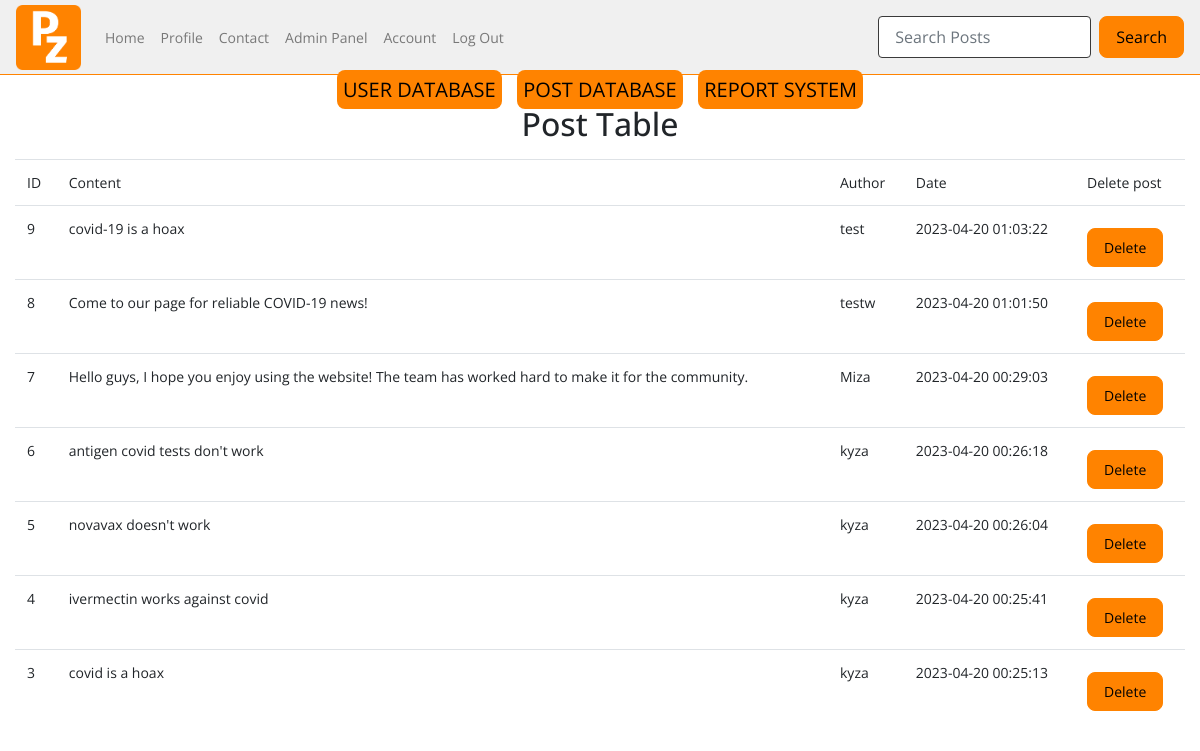
The page /admin/posts (signed in) on the database as committed earlier.
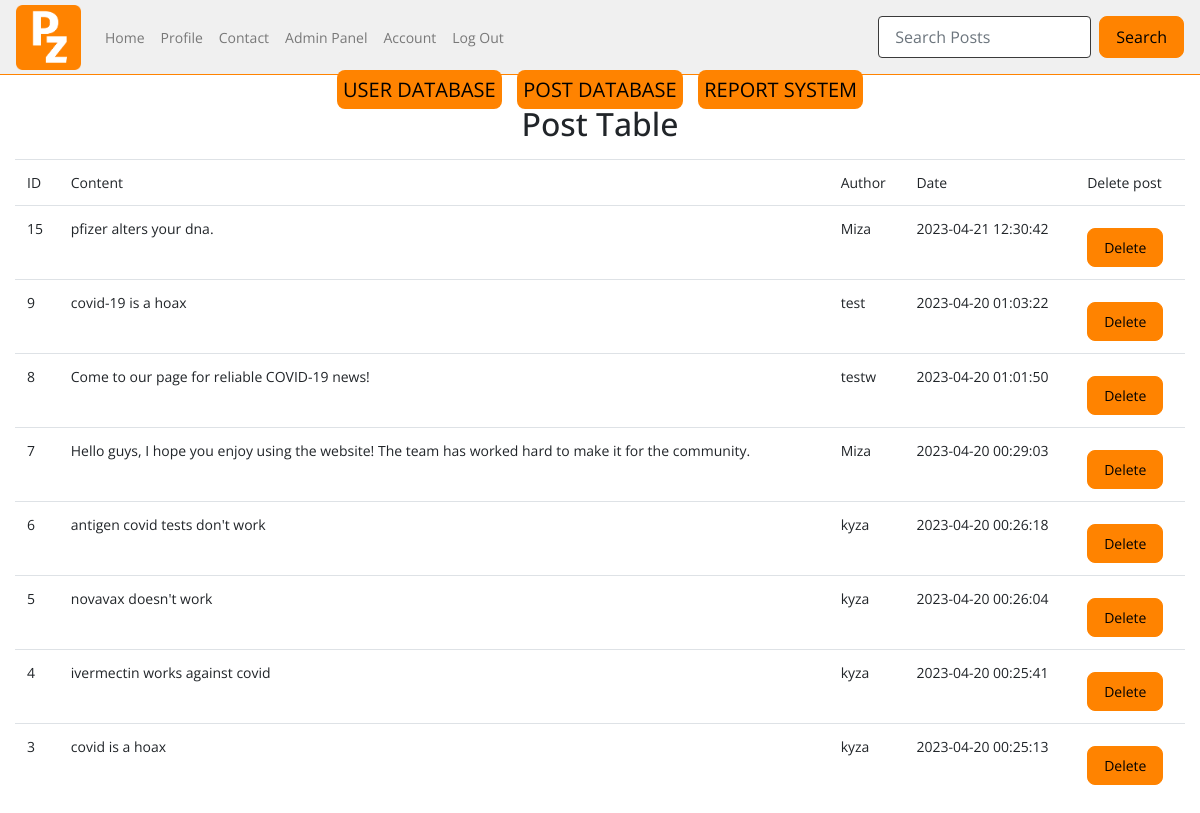
The same page on the database as committed later.
### tables this page shows
CREATE TABLE posts (
  ID INTEGER PRIMARY KEY AUTOINCREMENT,
  content TEXT NOT NULL,
  by_user TEXT NOT NULL,
  created_at TIMESTAMP DEFAULT CURRENT_TIMESTAMP,
  flag_covid TEXT,
  blacklisted TEXT,
  flag_vaccine TEXT,
  flag_tests TEXT,
  flag_cures TEXT,
  reported TEXT,
  report_message TEXT
);

### app.py (the view)
@app.route("/admin/posts")
def admin_posts():
    user=query_db('SELECT * FROM users WHERE username = ?', [session['username']], True)
    if not user['user_type'] == "admin":
        return redirect(url_for('home'))
    post_table=query_db('SELECT * FROM posts ORDER BY created_at DESC')
    return render_template("post_database.html", post_table = post_table, user = user)

### app.py (called while the page is built)
def query_db(query, args=(), one=False):
    con = g._database = sqlite3.connect(DATABASE)
    con.row_factory = sqlite3.Row
    cur = con.execute(query, args)
    rv = cur.fetchall()
    cur.close()
    return (rv[0] if rv else None) if one else rv

### templates/post_database.html (shortened to what this page needs)
{% include "admin.html" %}
<center><h2>Post Table</h2></center>
<div class="container-fluid col database">
    <table class="table">
        <tr>
            <td>ID</td>
            <td>Content</td>
            <td>Author</td>
            <td>Date</td>
            <td>Delete post</td>
        </tr>
        <tr>
            {% for post in post_table %}
            <td>{{post.ID}}</td>
            <td>{{post.content}}</td>
            <td>{{post.by_user}}</td>
            <td>{{post.created_at}}</td>
            <td><form action="{{ url_for('delete_post') }}" method="POST">
            <button type="submit">Delete</button>
            </form></tr>
            {% endfor %}
        </table>
    </div>

Rows that differ between the two databases and show on the page:
added posts: ID "15", content "pfizer alters your dna.", by_user "Miza", created_at "2023-04-21 12:30:42"
